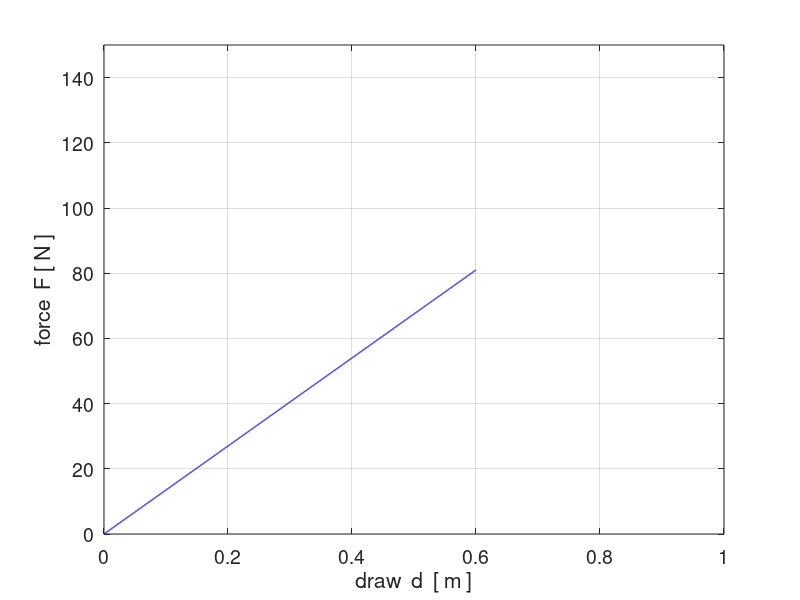
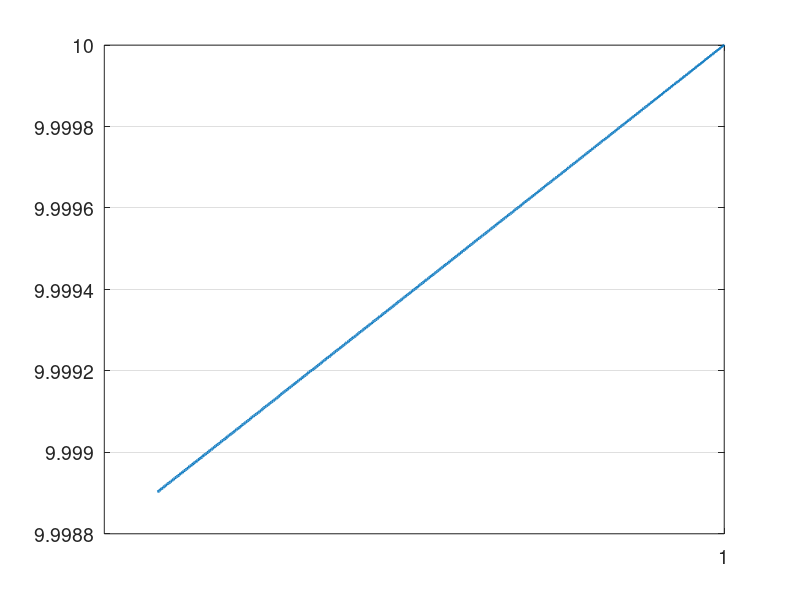

MATLAB code for these plots, in order: (Note: this script raises an error after producing the figures.)
% mathGraphs.m

% mscript for drawing a simple XY graphs
clc
clear all
close all

% INPUTS =================================================================

% Data
   xMin = 0;
   xMax = 0.6;
   N = 2000;
   x = linspace(xMin,xMax,N);
   limX = [0 1];
   tickX = 0:0.2:1;
% Function   
   y = 135 .* x;
   tickY = [0:20:140];
   limY = [0 150];
% X-axis and Y-axis labels  
   xL1 = 'draw  d  [ m ]';
   yL1 = 'force  F [ N ]';
   %5xL2 = 'cos^2(\theta)';
   %yL2 = yL1;
   
%  FIGURES  ==============================================================

figure(1)
   set(gcf,'units','normalized','position',[0.01 0.2 0.23 0.32]);
   fs = 14;
   
   xP = x;
   yP = y;
   
   plot(xP,yP,'b','lineWidth',1);
   set(gca,'xLim',limX);
   set(gca,'xTick',tickX);
   set(gca,'yLim',limY);
   set(gca,'yTick',tickY);
   grid on
   set(gca,'Fontsize',fs);
   xlabel(xL1);
   ylabel(yL1);
   
figure(2)
   set(gcf,'units','normalized','position',[0.01 0.2 0.23 0.32]);
   fs = 14;
   
   xP = linspace(xMin,xMax,N);
   yP = 10 .* cosd(xP).^2;
   xP = cosd(xP).^2;
   plot(xP,yP,'lineWidth',2);
   set(gca,'xTick',-1:0.25:1);
   grid on
   set(gca,'Fontsize',fs);
   xlabel(xL2);
   ylabel(yL2);   
   
